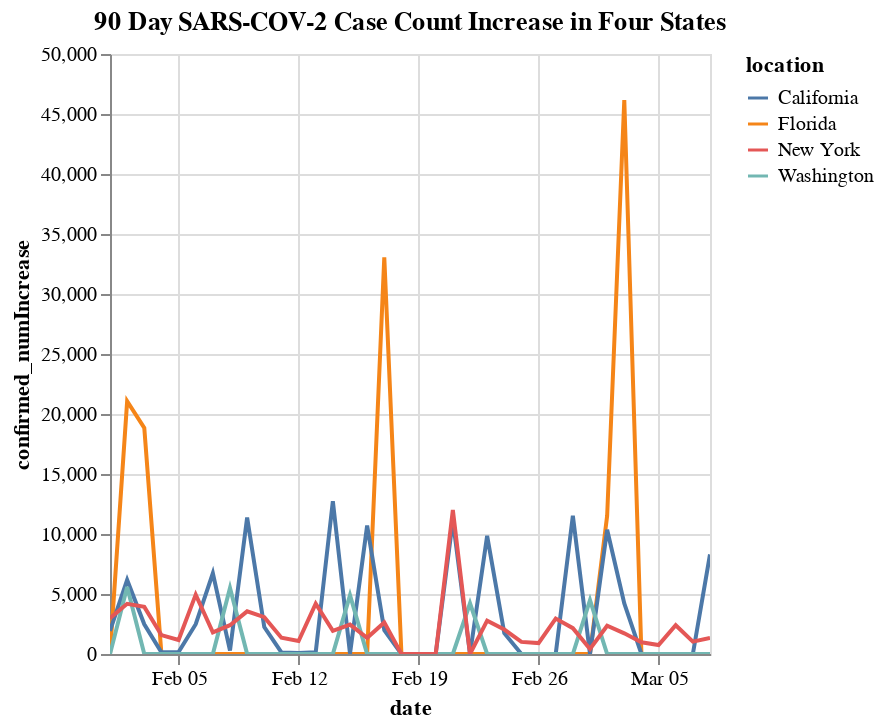

Notebook cell for this chart:
### Markdown cell above
As of 9-15-23, the most recent collected data is from 03-08-23

### Code cell
state_count = state_count.loc[state_count["date"].between("2023-01-8", "2023-03-08")]

#Graph it!
alt.Chart(state_count, title = " 90 Day SARS-COV-2 Case Count Increase in Four States").mark_line().encode(
x='date:T',
y=alt.Y('confirmed_numIncrease:Q'),
color = 'location:N').interactive()

### Figure 1 — Vega-Lite specification as saved in the notebook (floating-point values rounded to 4 significant figures; data arrays with more than 128 entries replaced by an {"elided": "..."} marker saying what was removed)
{"config": {"view": {"continuousWidth": 300, "continuousHeight": 300}}, "data": {"name": "data-99e59e7b179fb7f7ef1d4c28ee7e818c"}, "mark": {"type": "line"}, "encoding": {"color": {"field": "location", "type": "nominal"}, "x": {"field": "date", "type": "temporal"}, "y": {"field": "confirmed_numIncrease", "type": "quantitative"}}, "params": [{"name": "param_2", "select": {"type": "interval", "encodings": ["x", "y"]}, "bind": "scales"}], "title": " 90 Day SARS-COV-2 Case Count Increase in Four States", "$schema": "https://vega.github.io/schema/vega-lite/v5.14.1.json", "datasets": {"data-99e59e7b179fb7f7ef1d4c28ee7e818c": {"elided": "144 records"}}}
